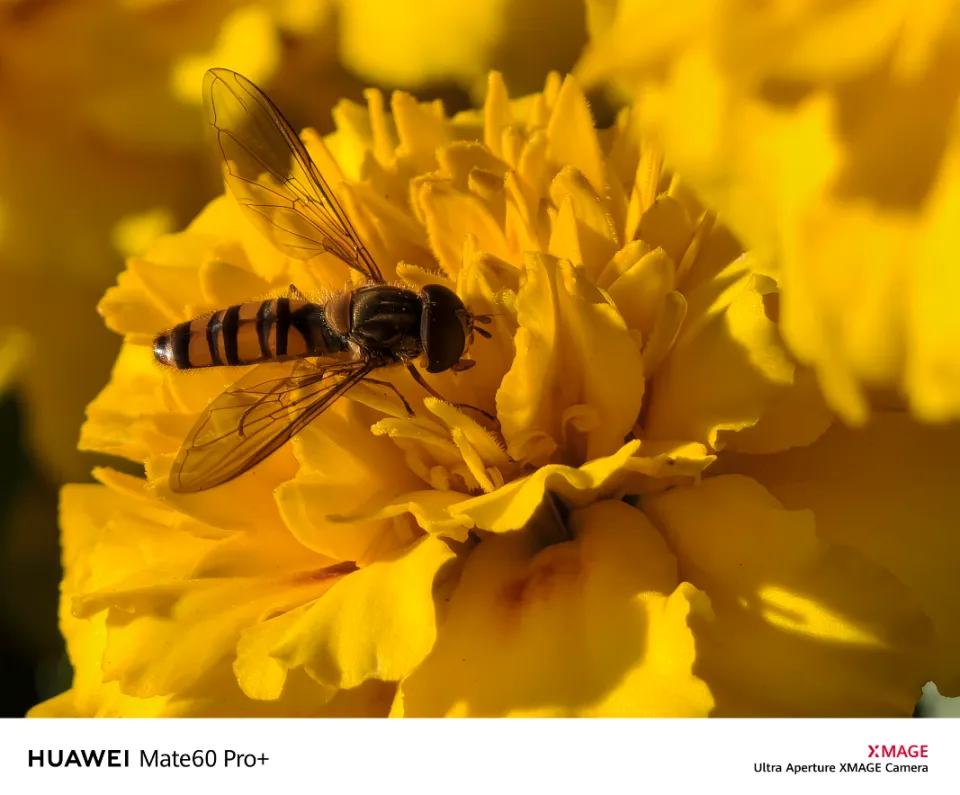
#> input picture image_to_ascii/1.png, 960 x 795 px
$ python main.py 1.png
#> lines starting #> are read from the running program, lines starting #| are printed output that depends on the picture
#> in convert_image_to_ascii, image is the input picture: PIL image 960x795 RGB; mean R, G, B 184.4, 131.2, 25.5
### image_to_ascii/utils.py
from PIL import Image

# 灰度字符集，按灰度值从低到高排列
ASCII_CHARS = ["@", "#", "S", "%", "?", "*", "+", ";", ":", ",", "."]

def resize_image(image, new_width=100):
    # 获取原始图像的宽度和高度
#> called with new_width = 100
    width, height = image.size
#> width = 960; height = 795
    # 计算新的高度，以保持图像的宽高比
    ratio = height / width / 1.65
#> ratio = 0.502
    new_height = int(new_width * ratio)
#> new_height = 50
    # 调整图像大小，使用LANCZOS重采样过滤器
    resized_image = image.resize((new_width, new_height), Image.Resampling.LANCZOS)
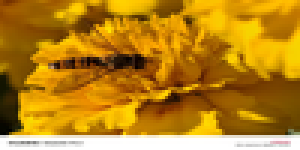
#> resized_image: PIL image 100x50 RGB (shown 3 times larger); mean R, G, B 184.2, 131, 25.3
    return resized_image

def grayify(image):
    # 将图像转换为灰度图
    grayscale_image = image.convert("L")
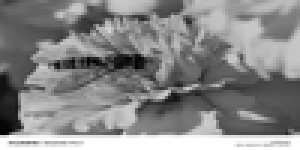
#> grayscale_image: PIL image 100x50 L (shown 3 times larger); min 0, max 255, mean 134.9
    return grayscale_image

def pixels_to_ascii(image):
    # 获取图像的像素数据
    pixels = image.getdata()
    # 将每个像素转换为相应的字符
    ascii_str = "".join([ASCII_CHARS[pixel // 25] for pixel in pixels])
    return ascii_str

def convert_image_to_ascii(image_path, new_width=100):
    try:
        # 打开图像文件
        image = Image.open(image_path)
    except Exception as e:
        # 如果图像文件无法打开，打印错误信息
        print(e)
        return

    # 调整图像大小
    image = resize_image(image, new_width)
    # 将图像转换为灰度图
    image = grayify(image)
    # 将灰度图像转换为ASCII字符
    ascii_str = pixels_to_ascii(image)

    # 获取图像的宽度
    img_width = image.width
#> img_width = 100
    # 获取ASCII字符串的长度
    ascii_str_len = len(ascii_str)
#> ascii_str_len = 5000
    ascii_img = ""
    # 将ASCII字符串格式化为多行字符串，每行的宽度与图像的宽度相同
    for i in range(0, ascii_str_len, img_width):
        ascii_img += ascii_str[i:i + img_width] + "\n"

    return ascii_img

### image_to_ascii/main.py
import sys  # 导入sys模块以处理命令行参数
from utils import convert_image_to_ascii  # 导入我们之前定义的convert_image_to_ascii函数

def main(image_path, new_width=100):
    # 将图像转换为ASCII艺术
    ascii_image = convert_image_to_ascii(image_path, new_width)
    if ascii_image:
        # 如果转换成功，将ASCII艺术写入文件
        with open("ascii_image.txt", "w") as f:
            f.write(ascii_image)
        print("ASCII art written to ascii_image.txt")

# 如果此脚本是作为主程序运行的
if __name__ == "__main__":
    # 检查命令行参数的数量
    if len(sys.argv) != 2:
        # 如果参数数量不对，打印使用提示
        print("Usage: python main.py <image_path>")
    else:
        # 获取图像路径
        image_path = sys.argv[1]
        # 调用main函数进行处理
        main(image_path)
